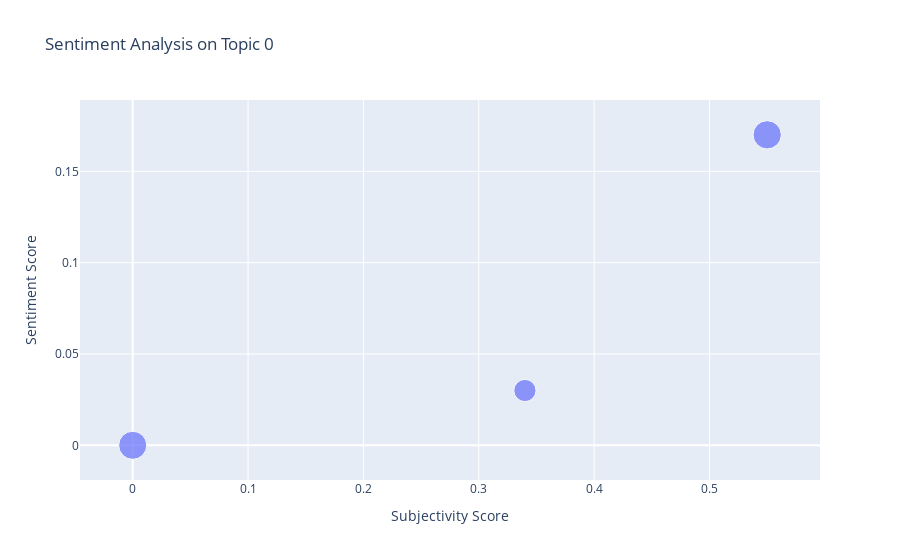
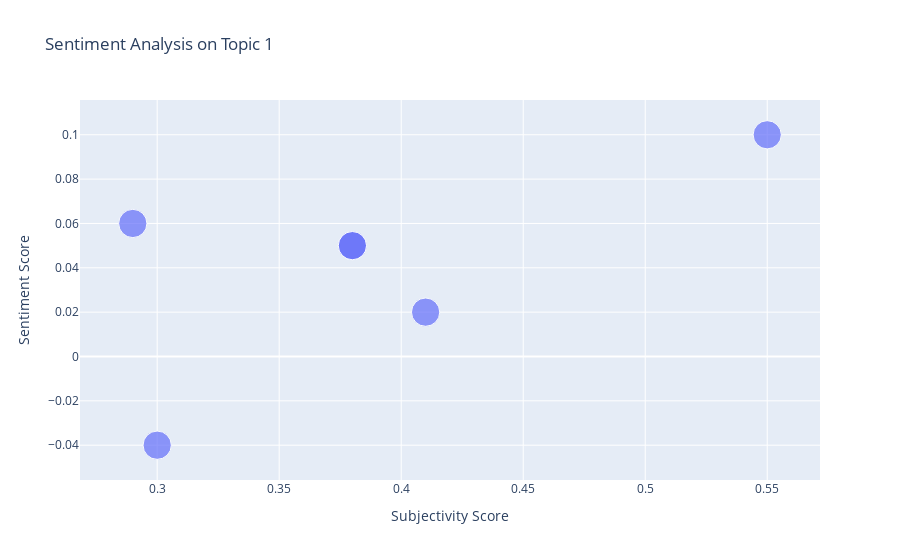
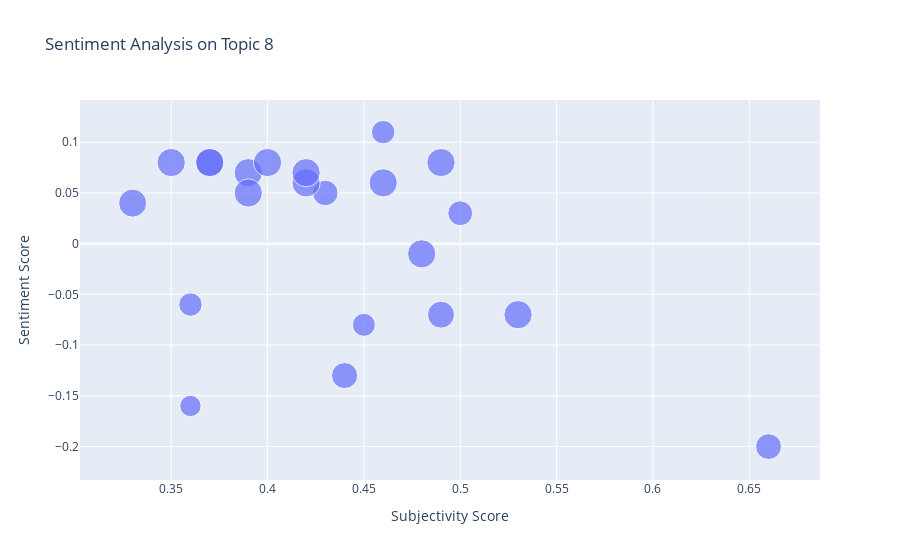

Here is the notebook cell these charts were saved with, in order:
### Markdown cell above
Will iterate through our list_of_topics_to_visualize and will make a graph for each topic number in that list.

### Code cell
#Using our list_of_topics_to_visualize list in the customizable settings, produce a graph for each topic
for topic in list_of_topics_to_visualize:
    visualize_single_topic_subjectivity_vs_sentiment(df, topic)

### Figure 1 — Plotly figure (JSON) as saved in the notebook; plotly's stock layout.template omitted (floating-point values rounded to 4 significant figures)
{"data": [{"hovertemplate": "<b>%{hovertext}</b><br><br>Subjectivity Score=%{x}<br>Sentiment Score=%{y}<br>Main Topic Score=%{marker.size}<extra></extra>", "hovertext": ["fee.org", "www.dailymail.co.uk", "dlvr.it"], "legendgroup": "", "marker": {"color": "#636efa", "size": [0.9975, 0.6133, 0.983], "sizemode": "area", "sizeref": 0.002494, "symbol": "circle"}, "mode": "markers", "name": "", "orientation": "v", "showlegend": false, "type": "scatter", "x": [0.55, 0.34, 0], "xaxis": "x", "y": [0.17, 0.03, 0], "yaxis": "y"}], "layout": {"legend": {"itemsizing": "constant", "tracegroupgap": 0}, "title": {"text": "Sentiment Analysis on Topic 0"}, "xaxis": {"anchor": "y", "domain": [0, 1], "title": {"text": "Subjectivity Score"}}, "yaxis": {"anchor": "x", "domain": [0, 1], "title": {"text": "Sentiment Score"}}}}

### Figure 2 — Plotly figure (JSON) as saved in the notebook; plotly's stock layout.template omitted (floating-point values rounded to 4 significant figures)
{"data": [{"hovertemplate": "<b>%{hovertext}</b><br><br>Subjectivity Score=%{x}<br>Sentiment Score=%{y}<br>Main Topic Score=%{marker.size}<extra></extra>", "hovertext": ["tiny.iavian.net", "www.foxnews.com", "en.wikipedia.org", "www.cbsnews.com", "ift.tt", "nationalfile.com"], "legendgroup": "", "marker": {"color": "#636efa", "size": [0.9956, 0.9938, 0.9983, 0.9959, 0.9979, 0.9956], "sizemode": "area", "sizeref": 0.002496, "symbol": "circle"}, "mode": "markers", "name": "", "orientation": "v", "showlegend": false, "type": "scatter", "x": [0.38, 0.55, 0.3, 0.29, 0.41, 0.38], "xaxis": "x", "y": [0.05, 0.1, -0.04, 0.06, 0.02, 0.05], "yaxis": "y"}], "layout": {"legend": {"itemsizing": "constant", "tracegroupgap": 0}, "title": {"text": "Sentiment Analysis on Topic 1"}, "xaxis": {"anchor": "y", "domain": [0, 1], "title": {"text": "Subjectivity Score"}}, "yaxis": {"anchor": "x", "domain": [0, 1], "title": {"text": "Sentiment Score"}}}}

### Figure 3 — Plotly figure (JSON) as saved in the notebook; plotly's stock layout.template omitted (floating-point values rounded to 4 significant figures)
{"data": [{"hovertemplate": "<b>%{hovertext}</b><br><br>Subjectivity Score=%{x}<br>Sentiment Score=%{y}<br>Main Topic Score=%{marker.size}<extra></extra>", "hovertext": ["www.nytimes.com", "share.newsbreak.com", "www.nbcnews.com", "www.independent.co.uk", "www.latimes.com", "politi.co", "www.smobserved.com", "www.independent.co.uk", "flip.it", "ca.news.yahoo.com", "l.smartnews.com", "prada.substack.com", "www.businessinsider.com", "www.msnbc.com", "www.dailymail.co.uk", "trib.al", "buff.ly", "www.nbcnews.com", "flip.it", "news.yahoo.com", "crooksandliars.com", "www.sfgate.com"], "legendgroup": "", "marker": {"color": "#636efa", "size": [0.7704, 0.9986, 0.6853, 0.6608, 0.8094, 0.9973, 0.9986, 0.9962, 0.9957, 0.9955, 0.8521, 0.6885, 0.9988, 0.9086, 0.9987, 0.9978, 0.9977, 0.9953, 0.9976, 0.5671, 0.8328, 0.9796], "sizemode": "area", "sizeref": 0.002497, "symbol": "circle"}, "mode": "markers", "name": "", "orientation": "v", "showlegend": false, "type": "scatter", "x": [0.5, 0.39, 0.36, 0.45, 0.43, 0.49, 0.4, 0.53, 0.39, 0.42, 0.44, 0.46, 0.42, 0.49, 0.35, 0.48, 0.37, 0.46, 0.37, 0.36, 0.66, 0.33], "xaxis": "x", "y": [0.03, 0.07, -0.06, -0.08, 0.05, 0.08, 0.08, -0.07, 0.05, 0.06, -0.13, 0.11, 0.07, -0.07, 0.08, -0.01, 0.08, 0.06, 0.08, -0.16, -0.2, 0.04], "yaxis": "y"}], "layout": {"legend": {"itemsizing": "constant", "tracegroupgap": 0}, "title": {"text": "Sentiment Analysis on Topic 8"}, "xaxis": {"anchor": "y", "domain": [0, 1], "title": {"text": "Subjectivity Score"}}, "yaxis": {"anchor": "x", "domain": [0, 1], "title": {"text": "Sentiment Score"}}}}
